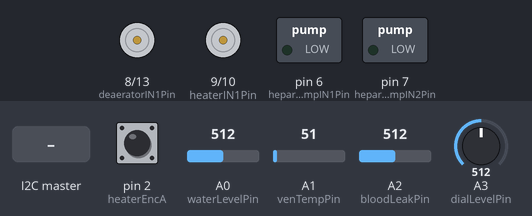
Simulated run of this sketch. Board: Arduino Uno, built with avr-gcc and run on an emulated ATmega328P. On the bench: motor-driver pin pairs drawn as motors (green arrow = first pin HIGH = forward, orange = second pin HIGH = backward, longer = more drive), switched loads named in the sketch (green lamp = pin HIGH). The test bench sets the inputs (shaded band); at power-on: pin 2 (heaterEncA) HIGH, A0 (waterLevelPin) = 512, A1 (venTempPin) = 51, A2 (bloodLeakPin) = 512, A3 (dialLevelPin) = 512. Pins used as bus, display or sensor lines are not drawn; what the sketch prints to the serial monitor is not drawn.

Above: at 1.2 s.
1.3 s: the I2C master sends the byte 1
At 2.1 s:
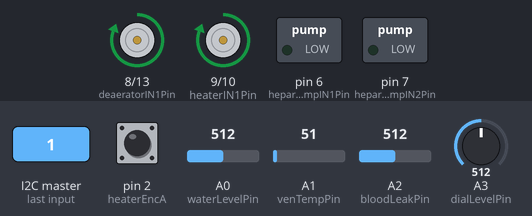
2.8 s: the I2C master sends the byte 0
At 3.3 s:
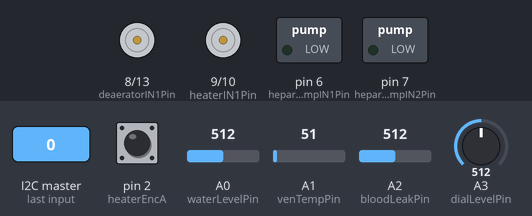
4.3 s: the I2C master sends the byte 2
At 5.6 s:
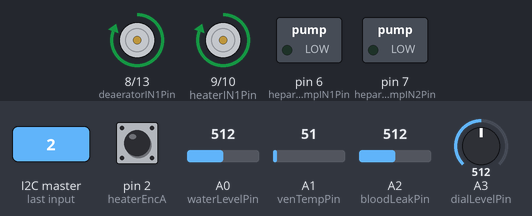
Timing chart, 0 to 7.3 s (numbered marks = the images above; inputs shaded):
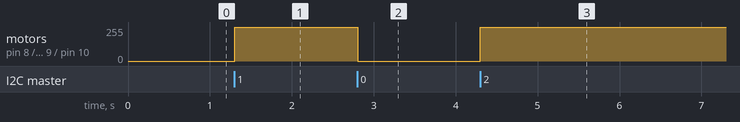

Measured:
- after the input at 1.3 s, motor on pin 8 (deaeratorIN1Pin) / pin 13 (deaeratorIN2Pin), motor on pin 9 (heaterIN1Pin) / pin 10 (heaterIN2Pin): stopped → forward 255/255 at once
- after the input at 2.8 s, motor on pin 8 (deaeratorIN1Pin) / pin 13 (deaeratorIN2Pin), motor on pin 9 (heaterIN1Pin) / pin 10 (heaterIN2Pin): forward 255/255 → stopped at once
- after the input at 4.3 s, motor on pin 8 (deaeratorIN1Pin) / pin 13 (deaeratorIN2Pin), motor on pin 9 (heaterIN1Pin) / pin 10 (heaterIN2Pin): stopped → forward 255/255 at once

The sketch:

slave2.ino
```cpp
// TRC3000 - NephroMate
// Slave 2
#include <Wire.h>
#include <Servo.h>
#define FLOAT_SCALE 100

// Source: https://github.com/nickgammon/I2C_Anything/blob/master/I2C_Anything.h
template <typename T> unsigned int I2C_writeAnything (const T& value)
{
  Wire.write((byte *) &value, sizeof (value));
  return sizeof (value);
}  // end of I2C_writeAnything

template <typename T> unsigned int I2C_readAnything(T& value)
{
  byte * p = (byte*) &value;
  unsigned int i;
  for (i = 0; i < sizeof value; i++)
    *p++ = Wire.read();
  return i;
}  // end of I2C_readAnything

// Liquid crystal display code adapted from: http://www.arduino.cc/en/Tutorial/LiquidCrystal
// ---------------- //
// GLOBAL VARIABLES //
// ---------------- //

// Analogue Pins
int waterLevelPin = A0;
int venTempPin = A1;
int bloodLeakPin = A2;
int dialLevelPin = A3;

// Analogue Values
long waterLevelVal = 0;
long venTempVal = 0;
long bloodLeakVal = 0;
long dialLevelVal = 0;

// Scaled Analogue Values
long waterLevelValScl = 0;
long venTempValScl = 0;
long bloodLeakValScl = 0;
long dialLevelValScl = 0;

// Digital Pins
int heaterEncA = 2;
int heaterEncB = 3;
int wastePumpENPin = 11;
int wastePumpIN2Pin = 12;
int heparinPumpIN1Pin = 6;
int heparinPumpIN2Pin = 7;
int deaeratorIN1Pin = 8;
int heaterIN1Pin = 9;
int heaterIN2Pin = 10;
int deaeratorIN2Pin = 13;

volatile bool heaterRunningFB = false;
bool wastePumpRunningFB = false;
bool deaeratorRunningFB = false;
bool heparinPumpRunningFB = false;
bool serialInputFlag = false;

// Output Objects
// include: waste pump, heparin pump, deaerator, heater
bool startCommand = false; // From Master
int tempPWM = 0;
volatile bool wastePumpRun = false;
volatile double hepRunTimeRemaining = 0;
volatile int UFRate = 0;
int UFRateScl = 0;
volatile int motorPosition = 0;
volatile long dialTemp = 0;

// ----------- //
// SETUP LOOP  //
// ----------- //
void setup() {
  Wire.begin(0x11); // join I2C bus as slave with address 0x11
  Wire.onRequest(IOSend);
  Wire.onReceive(MasterControl);
  pinMode(heaterEncA, INPUT);
  attachInterrupt(digitalPinToInterrupt(heaterEncA), readEnc, RISING);
  pinMode(heaterEncB, INPUT);
  pinMode(wastePumpENPin, OUTPUT);
  pinMode(wastePumpIN2Pin, OUTPUT);
  pinMode(heparinPumpIN2Pin, OUTPUT);
  pinMode(heparinPumpIN1Pin, OUTPUT);
  pinMode(deaeratorIN1Pin, OUTPUT);
  pinMode(heaterIN1Pin, OUTPUT);
  pinMode(heaterIN2Pin, OUTPUT);
  pinMode(deaeratorIN2Pin, OUTPUT);
  Serial.begin(19200);
}

// ---------- //
// MAIN LOOP  //
// ---------- //

void loop() {

  if (!serialInputFlag) {
    Serial.println(F("\n\n\n\n\n\n\n\n\n\n\n\n\n\n\n\n\n\n\n\n\n\n\n")); //'Clear' serial monitor output
    serialInputFlag = true;
  }

  while (startCommand) {

    // Read Analogue Inputs
    waterLevelVal = analogRead(waterLevelPin);
    venTempVal = analogRead(venTempPin);
    bloodLeakVal = analogRead(bloodLeakPin);
    dialLevelVal = analogRead(dialLevelPin);

    // Scale Analogue Inputs for Transmission to Master
    waterLevelValScl = map(waterLevelVal, 0, 1023, 0, 100 * FLOAT_SCALE);
    venTempValScl = scaleInput(venTempVal, 20, 358, 26, 60);
    bloodLeakValScl = bloodLeakVal * FLOAT_SCALE; // checking against arbitrary threshold found experimentally
    dialLevelValScl = scaleInput(dialLevelVal, 0, 466, 0, 100);

    // Heater PID controlled
    heaterRunningFB = setMotor(1, tempPWM, heaterIN1Pin, heaterIN2Pin);
    Serial.print(tempPWM);
    Serial.print("\t");
    Serial.println(dialTemp / FLOAT_SCALE);

    // Scale UF Rate Calculate for Pump Speed (achieve required pressure)
    UFRateScl = map(UFRate, 0, 13, 0, 255);

    // Waste Pump (UF Pump) runs at the speed to maintain the required pressure for ultrafiltration
    if (wastePumpRun) { // command from master
      analogWrite(wastePumpENPin, UFRateScl);
      digitalWrite(wastePumpIN2Pin, HIGH);
      wastePumpRunningFB = true;
    } else {
      digitalWrite(wastePumpENPin, LOW);
      digitalWrite(wastePumpIN2Pin, LOW);
      wastePumpRunningFB = false;
    }

    if (hepRunTimeRemaining > 0) {
      digitalWrite(heparinPumpIN1Pin, HIGH);
      digitalWrite(heparinPumpIN2Pin, LOW);
      heparinPumpRunningFB = true;
    } else {
      digitalWrite(heparinPumpIN1Pin, LOW);
      digitalWrite(heparinPumpIN2Pin, LOW);
    }

    // Deaerator runs at a fixed speed continuously
    digitalWrite(deaeratorIN1Pin, HIGH);
    digitalWrite(deaeratorIN2Pin, LOW);
    deaeratorRunningFB = true;
  }

  // Stop all motors
  digitalWrite(wastePumpENPin, LOW);
  digitalWrite(wastePumpIN2Pin, LOW);
  digitalWrite(heparinPumpIN1Pin, LOW);
  digitalWrite(heparinPumpIN2Pin, LOW);
  digitalWrite(deaeratorIN1Pin, LOW);
  digitalWrite(deaeratorIN2Pin, LOW);
  setMotor(0, 0, heaterIN1Pin, heaterIN2Pin);

  heaterRunningFB = false;
  wastePumpRunningFB = false;
  deaeratorRunningFB = false;
  heparinPumpRunningFB = false;
}

// ---------- //
// FUNCTIONS  //
// ---------- //
// Transmit IO Data when requested by master
void IOSend() {
  I2C_writeAnything(waterLevelValScl);
  I2C_writeAnything(venTempValScl);
  I2C_writeAnything(bloodLeakValScl);
  I2C_writeAnything(dialLevelValScl);
  I2C_writeAnything(heaterRunningFB);
  I2C_writeAnything(wastePumpRunningFB);
  I2C_writeAnything(deaeratorRunningFB);
  I2C_writeAnything(heparinPumpRunningFB);
}

void MasterControl(int dataSize) {
  I2C_readAnything(startCommand);
  I2C_readAnything(tempPWM);
  I2C_readAnything(wastePumpRun);
  wastePumpRun = !wastePumpRun; // Invert polarity
  I2C_readAnything(hepRunTimeRemaining);
  I2C_readAnything(UFRate);
  I2C_readAnything(dialTemp);
}

// Scale Analogue Input  //
// floating point version of the map() function
// y = ((y2-y1/(x2-x1))*(x-x1)+y1
// x1,x2 are the input min/max
// y1,y2 are the output min/max
// x is the value to scale
// y is the scaled value
long scaleInput(long rawValue, long rawMin, long rawMax, long scaledMin, long scaledMax) {
  return ((FLOAT_SCALE * (scaledMax - scaledMin) / (rawMax - rawMin)) * (rawValue - rawMin) + FLOAT_SCALE * scaledMin);
}


// Enable pin is always wired HIGH
bool setMotor(int dir, int pwmVal, int in1, int in2) {

  if (dir == 1) {
    analogWrite(in1, pwmVal);
    digitalWrite(in2, LOW);
  }
  else if (dir == -1) {
    analogWrite(in2, pwmVal);
    digitalWrite(in1, LOW);
  }
  else {
    digitalWrite(in1, LOW);
    digitalWrite(in2, LOW);
  }

  return (pwmVal > 0);
}

// Read Motor Encoders
void readEnc() {
  int encB = digitalRead(heaterEncB);
  if (encB > 0) {
    motorPosition++;
  }
  else {
    motorPosition--;
  }
}
```
